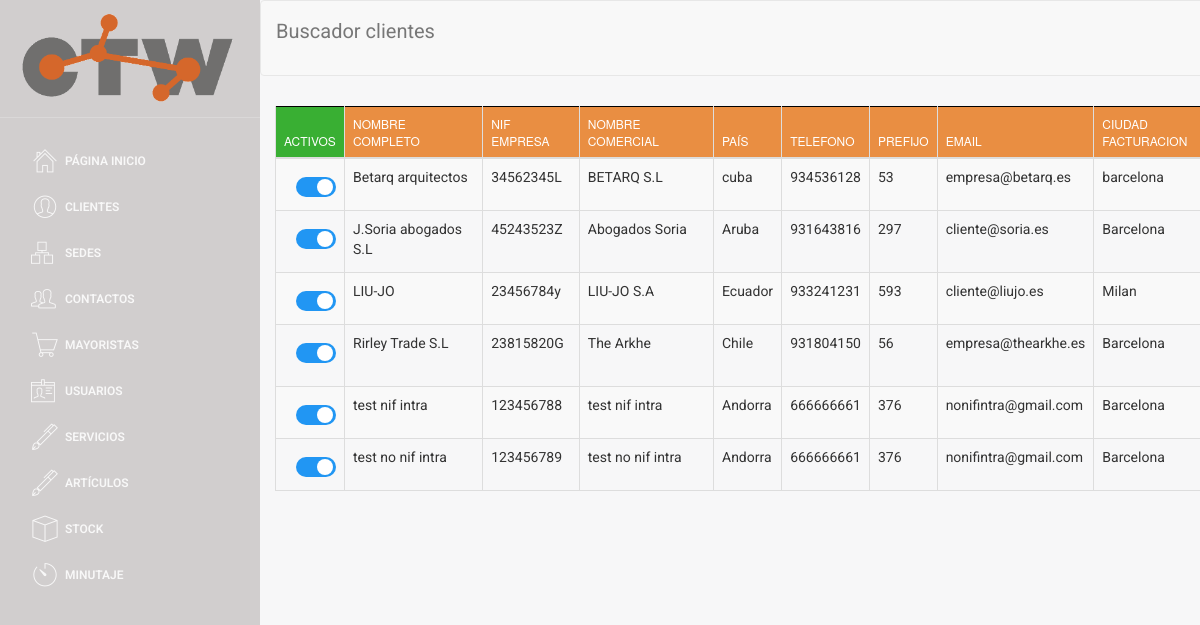
/buscador/buscador_clientes.php (signed in), run on the app's committed database.
### tables this page shows
CREATE TABLE `CLIENTE` (
  `NIF_EMPRESA` varchar(9) NOT NULL,
  `nif_intra` varchar(20) DEFAULT NULL,
  `nombre_comercial` varchar(35) NOT NULL,
  `nombre_completo` varchar(60) NOT NULL,
  `telefono` int(9) NOT NULL,
  `email` varchar(30) NOT NULL,
  `ciudad_facturacion` varchar(25) NOT NULL,
  `codigo_postal_facturacion` varchar(10) NOT NULL,
  `calle_facturacion` varchar(30) NOT NULL,
  `numero_facturacion` varchar(8) NOT NULL,
  `ciudad_envio` varchar(25) NOT NULL,
  `codigo_postal_envio` varchar(10) NOT NULL,
  `calle_envio` varchar(30) NOT NULL,
  `numero_envio` varchar(8) NOT NULL,
  `IBAN` varchar(34) NOT NULL,
  `SEPA` varchar(2) NOT NULL,
  `pais` varchar(30) DEFAULT NULL,
  `prefijo` int(5) DEFAULT NULL,
  `activo` tinyint(1) NOT NULL
);

### web/assets/php/selects.php (called while the page is built, shortened)
<?php
function select_all_cliente()
{
    $conn = connect();
    $sql = "SELECT *
    FROM CLIENTE
    ORDER BY activo desc, nombre_completo asc";
    $data = $conn->query($sql);
    return $data;
}

### web/buscador/buscador_clientes.php (the view, shortened to what this page needs)
<!doctype html>
<?php
include('../assets/php/selects.php');
include('../assets/php/functions.php');
if ($_SESSION["login_done"] == true){
?>
<html lang="en">
<head>
</head>
<body>
<div class="wrapper">
    <div class="sidebar">
        <div class="sidebar-wrapper">
        </div>
    </div>
    <div class="main-panel">
        <nav class="navbar navbar-default navbar-fixed" style="width: 2100px;">
            <div class="container-fluid">
                <div class="navbar-header">
                    <a class="navbar-brand">Buscador clientes</a>
                </div>
                <div class="collapse navbar-collapse">
                </div>
            </div>
        </nav>
        <div class="content2">
            <div class="container-fluid">
                <div class="row">
                    <div>
                        <div>
                            <table id="buscador_cliente" class="table table-striped table-bordered">
                                <thead>
                                <tr>
                                    <th style="background-color: #39AF33; width: 3px;">Activos</th>
                                    <th>Nombre completo</th>
                                    <th>NIF empresa</th>
                                    <th>Nombre comercial</th>
                                    <th>País</th>
                                    <th>Telefono</th>
                                    <th>Prefijo</th>
                                    <th>Email</th>
                                    <th>Ciudad facturacion</th>
                                </tr>
                                </thead>
                                <tbody>
                                <?php
                                $data = select_all_cliente();
                                if ($data->num_rows > 0) {
                                    while ($row = $data->fetch_assoc()) {
                                        $pk = $row['NIF_EMPRESA'];
                                        ?>
                                        <tr>
                                            <?php checkbox_cliente($row['activo'],$row['NIF_EMPRESA'] )?>
                                            <td><label><a class="nombre_completo"
                                                          data-pk=<?php echo "\"$pk\""; ?>><?php echo $row['nombre_completo'] ?> </a></label>
                                            </td>
                                            <td><label><a class="NIF_EMPRESA"
                                                          data-pk=<?php echo "\"$pk\""; ?>><?php echo $row['NIF_EMPRESA'] ?></a></label>
                                            </td>
                                            <td><label><a class="nombre_comercial"
                                                          data-pk=<?php echo "\"$pk\""; ?>><?php echo $row['nombre_comercial'] ?> </a></label>
                                            </td>
                                            <td><label><a class="pais"
                                                          data-pk=<?php echo "\"$pk\""; ?>><?php echo $row['pais'] ?> </a></label>
                                            </td>
                                            <td><label><a class="telefono"
                                                          data-pk=<?php echo "\"$pk\""; ?>><?php echo $row['telefono'] ?></a></label>
                                            </td>
                                            <td><label><a class="prefijo"
                                                          data-pk=<?php echo "\"$pk\""; ?>><?php echo $row['prefijo'] ?> </a></label>
                                            </td>
                                            <td><label><a class="email"
                                                          data-pk=<?php echo "\"$pk\""; ?>><?php echo $row['email'] ?> </a></label>
                                            </td>
                                            <td><label><a class="ciudad_facturacion"
                                                          data-pk=<?php echo "\"$pk\""; ?>><?php echo $row['ciudad_facturacion'] ?> </a></label>
                                            </td>
                                        </tr>
                                        <?php
                                    }
                                } else {
                                    echo "0 results";
                                }
                                ?>
                                </tbody>
                            </table>
                        </div>
                    </div>
                </div>
            </div>
        </div>
    </div>
</div>
</body>
</html>
<?php
}else {
    header("location:../index.php");
}
?>

### web/assets/php/functions.php (shortened to what this page needs)
<html>
    <?php
function checkbox_cliente($activo, $NIF_EMPRESA)
{
    if ($activo == 0) {
        echo "<td><label style=\"margin-top: 10px; margin-left:12px;\" class=\"switcha\" ><a class=\"checkbox_activo\">&nbsp;0</a><input  type=\"checkbox\" onchange=\" onchange_cliente('$NIF_EMPRESA', $activo)\"><div  class=\"slider rounda\"></div></label></td>";
    } else {
        echo "<td><label style=\"margin-top: 10px; margin-left:12px;\" class=\"switcha\"><a  class=\"checkbox_activo\">&nbsp;1</a><input  type=\"checkbox\" checked onchange=\" onchange_cliente('$NIF_EMPRESA', $activo)\" ><div  class=\"slider rounda\"></div></label></td>";
    }
}
?>
</html>

### web/assets/css/micss.css (style rules this page uses)
.switcha { position: relative; display: inline-block; width: 40px; height: 20px; }
.slider { position: absolute; cursor: pointer; top: 0; left: 0; right: 0; bottom: 0; background-color: #ccc; -webkit-transition: .4s; transition: .4s; }
.slider:before { position: absolute; content: ""; height: 16px; width: 16px; left: 2px; bottom: 2px; background-color: white; -webkit-transition: .4s; transition: .4s; }
input:checked + .slider { background-color: #2196F3; }
input:checked + .slider:before { -webkit-transform: translateX(1px); -ms-transform: translateX(10px); transform: translateX(19px); }
.slider.rounda { border-radius: 34px; }
.slider.rounda:before { border-radius: 50%; }

### web/assets/css/table_editor.css (style rules this page uses)
a, a:hover { color: #000; }

### web/assets/css/table.css (style rules this page uses)
table { border: none; }
table thead, table tfoot { background-color: #e98e42; border: 1px solid black; }
a, a:hover { color: #000; }

### data on the page
cliente: nombre_completo "Betarq arquitectos", NIF_EMPRESA "34562345L", nombre_comercial "BETARQ S.L", pais "cuba", telefono "934536128", prefijo "53", email "empresa@betarq.es", ciudad_facturacion "barcelona"
cliente: nombre_completo "J.Soria abogados S.L", NIF_EMPRESA "45243523Z", nombre_comercial "Abogados Soria", pais "Aruba", telefono "931643816", prefijo "297", email "cliente@soria.es", ciudad_facturacion "Barcelona"
cliente: nombre_completo "LIU-JO", NIF_EMPRESA "23456784y", nombre_comercial "LIU-JO S.A", pais "Ecuador", telefono "933241231", prefijo "593", email "cliente@liujo.es", ciudad_facturacion "Milan"
cliente: nombre_completo "Rirley Trade S.L", NIF_EMPRESA "23815820G", nombre_comercial "The Arkhe", pais "Chile", telefono "931804150", prefijo "56", email "empresa@thearkhe.es", ciudad_facturacion "Barcelona"
cliente: nombre_completo "test nif intra", NIF_EMPRESA "123456788", nombre_comercial "test nif intra", pais "Andorra", telefono "666666661", prefijo "376", email "nonifintra@gmail.com", ciudad_facturacion "Barcelona"
cliente: nombre_completo "test no nif intra", NIF_EMPRESA "123456789", nombre_comercial "test no nif intra", pais "Andorra", telefono "666666661", prefijo "376", email "nonifintra@gmail.com", ciudad_facturacion "Barcelona"
